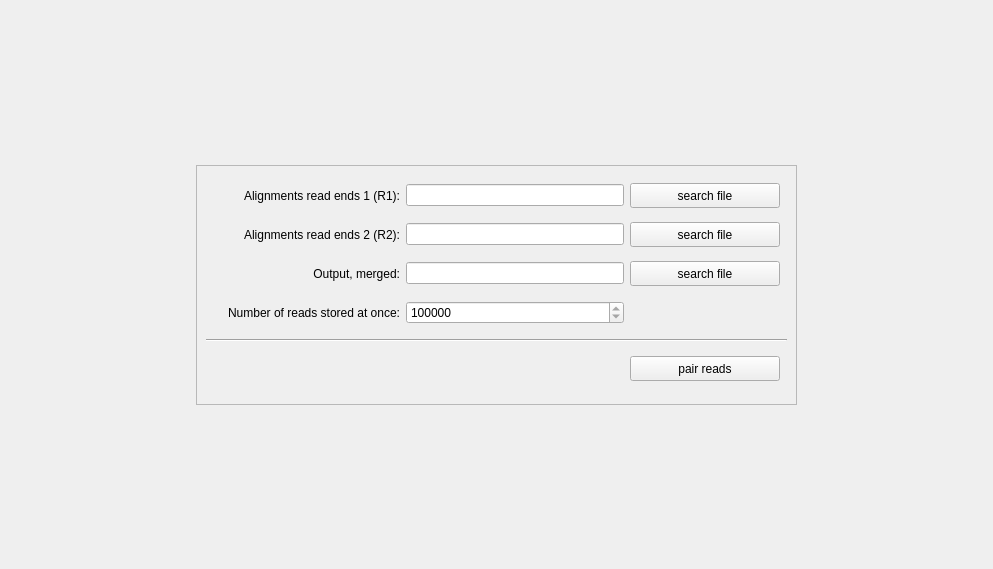
     <widget class="QWidget" name="mergeReadsTab">
      <attribute name="title">
       <string>pair aligned reads</string>
      </attribute>
      <layout class="QGridLayout" name="gridLayout_4">
       <item row="0" column="1">
        <spacer name="verticalSpacer_2">
         <property name="orientation">
          <enum>Qt::Vertical</enum>
         </property>
         <property name="sizeHint" stdset="0">
          <size>
           <width>20</width>
           <height>154</height>
          </size>
         </property>
        </spacer>
       </item>
       <item row="1" column="0">
        <spacer name="horizontalSpacer_9">
         <property name="orientation">
          <enum>Qt::Horizontal</enum>
         </property>
         <property name="sizeHint" stdset="0">
          <size>
           <width>185</width>
           <height>20</height>
          </size>
         </property>
        </spacer>
       </item>
       <item row="1" column="1">
        <widget class="QFrame" name="frame">
         <property name="minimumSize">
          <size>
           <width>600</width>
           <height>240</height>
          </size>
         </property>
         <property name="maximumSize">
          <size>
           <width>16777215</width>
           <height>240</height>
          </size>
         </property>
         <property name="frameShape">
          <enum>QFrame::StyledPanel</enum>
         </property>
         <property name="frameShadow">
          <enum>QFrame::Raised</enum>
         </property>
         <layout class="QGridLayout" name="gridLayout_3">
          <item row="0" column="0">
           <widget class="QLabel" name="MERGEr1_label">
            <property name="text">
             <string>Alignments read ends 1 (R1):</string>
            </property>
            <property name="alignment">
             <set>Qt::AlignRight|Qt::AlignTrailing|Qt::AlignVCenter</set>
            </property>
           </widget>
          </item>
          <item row="0" column="1">
           <widget class="QLineEdit" name="MERGEr1_lineEdit">
            <property name="autoFillBackground">
             <bool>false</bool>
            </property>
           </widget>
          </item>
          <item row="0" column="2">
           <widget class="QPushButton" name="MERGEr1_find">
            <property name="minimumSize">
             <size>
              <width>150</width>
              <height>25</height>
             </size>
            </property>
            <property name="maximumSize">
             <size>
              <width>150</width>
              <height>25</height>
             </size>
            </property>
            <property name="text">
             <string>search file</string>
            </property>
           </widget>
          </item>
          <item row="1" column="0">
           <widget class="QLabel" name="MERGEr2_label">
            <property name="text">
             <string>Alignments read ends 2 (R2):</string>
            </property>
            <property name="alignment">
             <set>Qt::AlignRight|Qt::AlignTrailing|Qt::AlignVCenter</set>
            </property>
           </widget>
          </item>
          <item row="1" column="1">
           <widget class="QLineEdit" name="MERGEr2_lineEdit"/>
          </item>
          <item row="1" column="2">
           <widget class="QPushButton" name="MERGEr2_find">
            <property name="minimumSize">
             <size>
              <width>150</width>
              <height>25</height>
             </size>
            </property>
            <property name="maximumSize">
             <size>
              <width>150</width>
              <height>25</height>
             </size>
            </property>
            <property name="text">
             <string>search file</string>
            </property>
           </widget>
          </item>
          <item row="2" column="0">
           <widget class="QLabel" name="MERGEout_label">
            <property name="text">
             <string>Output, merged:</string>
            </property>
            <property name="alignment">
             <set>Qt::AlignRight|Qt::AlignTrailing|Qt::AlignVCenter</set>
            </property>
           </widget>
          </item>
          <item row="2" column="1">
           <widget class="QLineEdit" name="MERGEout_lineEdit"/>
          </item>
          <item row="2" column="2">
           <widget class="QPushButton" name="MERGEout_find">
            <property name="minimumSize">
             <size>
              <width>150</width>
              <height>25</height>
             </size>
            </property>
            <property name="maximumSize">
             <size>
              <width>150</width>
              <height>25</height>
             </size>
            </property>
            <property name="text">
             <string>search file</string>
            </property>
           </widget>
          </item>
          <item row="3" column="0">
           <widget class="QLabel" name="MERGEnumReads_label">
            <property name="text">
             <string>Number of reads stored at once:</string>
            </property>
            <property name="alignment">
             <set>Qt::AlignRight|Qt::AlignTrailing|Qt::AlignVCenter</set>
            </property>
           </widget>
          </item>
          <item row="3" column="1">
           <widget class="QSpinBox" name="MERGEnumReads_spinBox">
            <property name="sizePolicy">
             <sizepolicy hsizetype="Expanding" vsizetype="Fixed">
              <horstretch>0</horstretch>
              <verstretch>0</verstretch>
             </sizepolicy>
            </property>
            <property name="minimum">
             <number>1000000</number>
            </property>
            <property name="maximum">
             <number>1000000000</number>
            </property>
            <property name="singleStep">
             <number>500000</number>
            </property>
            <property name="value">
             <number>1000000000</number>
            </property>
           </widget>
          </item>
          <item row="3" column="2">
           <spacer name="horizontalSpacer_2">
            <property name="orientation">
             <enum>Qt::Horizontal</enum>
            </property>
            <property name="sizeHint" stdset="0">
             <size>
              <width>157</width>
              <height>25</height>
             </size>
            </property>
           </spacer>
          </item>
          <item row="4" column="0" colspan="3">
           <widget class="Line" name="line">
            <property name="orientation">
             <enum>Qt::Horizontal</enum>
            </property>
           </widget>
          </item>
          <item row="5" column="0">
           <spacer name="horizontalSpacer_11">
            <property name="orientation">
             <enum>Qt::Horizontal</enum>
            </property>
            <property name="sizeHint" stdset="0">
             <size>
              <width>194</width>
              <height>20</height>
             </size>
            </property>
           </spacer>
          </item>
          <item row="5" column="1">
           <spacer name="horizontalSpacer_12">
            <property name="orientation">
             <enum>Qt::Horizontal</enum>
            </property>
            <property name="sizeHint" stdset="0">
             <size>
              <width>218</width>
              <height>20</height>
             </size>
            </property>
           </spacer>
          </item>
          <item row="5" column="2">
           <widget class="QPushButton" name="RUNmergeFiles">
            <property name="minimumSize">
             <size>
              <width>150</width>
              <height>25</height>
             </size>
            </property>
            <property name="maximumSize">
             <size>
              <width>150</width>
              <height>25</height>
             </size>
            </property>
            <property name="text">
             <string>pair reads</string>
            </property>
           </widget>
          </item>
         </layout>
        </widget>
       </item>
       <item row="1" column="2">
        <spacer name="horizontalSpacer_10">
         <property name="orientation">
          <enum>Qt::Horizontal</enum>
         </property>
         <property name="sizeHint" stdset="0">
          <size>
           <width>185</width>
           <height>20</height>
          </size>
         </property>
        </spacer>
       </item>
       <item row="2" column="1">
        <spacer name="verticalSpacer">
         <property name="orientation">
          <enum>Qt::Vertical</enum>
         </property>
         <property name="sizeHint" stdset="0">
          <size>
           <width>20</width>
           <height>153</height>
          </size>
         </property>
        </spacer>
       </item>
      </layout>
     </widget>
